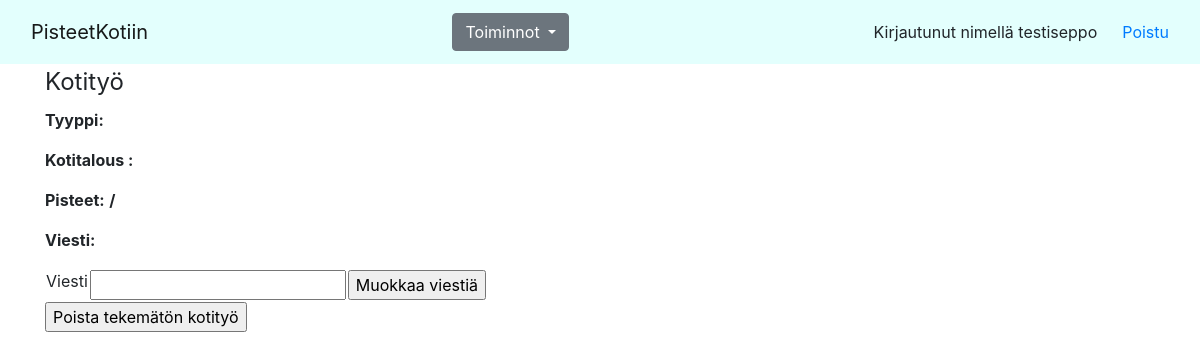
The app's page /chores/show/1/ (signed in), older data.
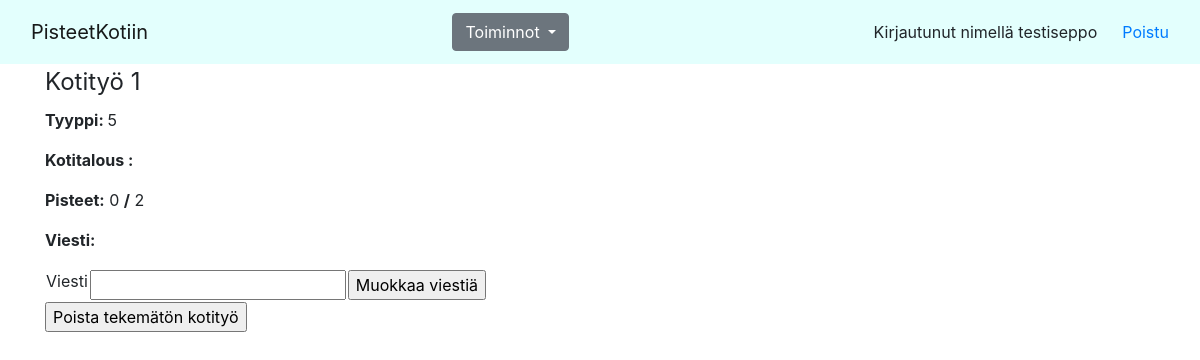
The same page, newer data.
### application/chores/models.py (models this page shows, shortened)
class AvailableChore(Base):
    __tablename__ = "chore"
    householdid = db.Column(db.Integer, db.ForeignKey('household.id'), nullable=False)
    points = db.Column(db.Integer, nullable=False)
    maxpoints = db.Column(db.Integer, nullable=False)
    choretype= db.Column(db.Integer, db.ForeignKey('choretype.id'), nullable= False)
    message= db.Column(db.String(144), nullable= True)
    type_index=db.Index("type_index", choretype)

### application/chores/views.py (the view)
@app.route("/chores/show/<chore_id>/" , methods=["GET"])
@login_required(role="ANY")
def show_chore(chore_id):
    return render_template("chores/show.html", chore=AvailableChore.query.get(chore_id), form=ChoreForm())

### application/chores/forms.py
class ChoreForm(FlaskForm):
    choretypes=[]
    choretype = SelectField(label="Kotityö", choices=choretypes)
    points = IntegerField(label="Pisteet", validators=[validators.NumberRange(message="Pisteet väliltä 1-10", min=1, max=10)])
    message = StringField(label="Viesti")
    class Meta:
        csrf = False
    def __init__(self, *args, **kwargs):
        super(ChoreForm, self).__init__(*args, **kwargs)
        self.choretype.choices = [(str(c.id), c.name) for c in Choretype.query.all()]

### application/__init__.py (called while the page is built)
def login_required(role="ANY"):
    def wrapper(fn):
        @wraps(fn)
        def decorated_view(*args, **kwargs):
            if not current_user.is_authenticated:
                return login_manager.unauthorized()
            unauthorized = False
            if role != "ANY":
                unauthorized = True
                for user_role in current_user.roles():
                    if user_role == role:
                        unauthorized = False
                        break
            if unauthorized:
                return login_manager.unauthorized()
            return fn(*args, **kwargs)
        return decorated_view
    return wrapper

### application/templates/chores/show.html
{% extends "layout.html" %}
{% block body %}
<fieldset>
    <legend>Kotityö {{ chore.id }}</legend>
    <p>
        <b>Tyyppi: </b> {{ chore.choretype }}
    </p>
    <p>
        <b>Kotitalous :</b> {{ chore.household }}
    </p>
    <p>
        <b>Pisteet:</b> {{ chore.points }} <b>/</b> {{ chore.maxpoints }}
    </p>
    <p>
        <b>Viesti: </b> {{ chore.message }}
    </p>
    <form method="POST" action="{{url_for('edit_message', chore_id=chore.id) }}">
    <table>
            <tr>
            <td>
            {{ form.message.label }}
            </td>
            <td>
            {{ form.message }}
            </td>
            <td>
                <input type="submit" value= "Muokkaa viestiä">
            </td>
            </tr>
    </table>
    </form>
    <form method= "POST" action="{{url_for('delete_chore', chore_id=chore.id) }}">
        <input type="submit" value="Poista tekemätön kotityö">
    </form>
</fieldset>
{% endblock %}

Row changes from the older to the newer data that the page shows:
added AvailableChore: id "1", choretype "5", points "0", maxpoints "2"
